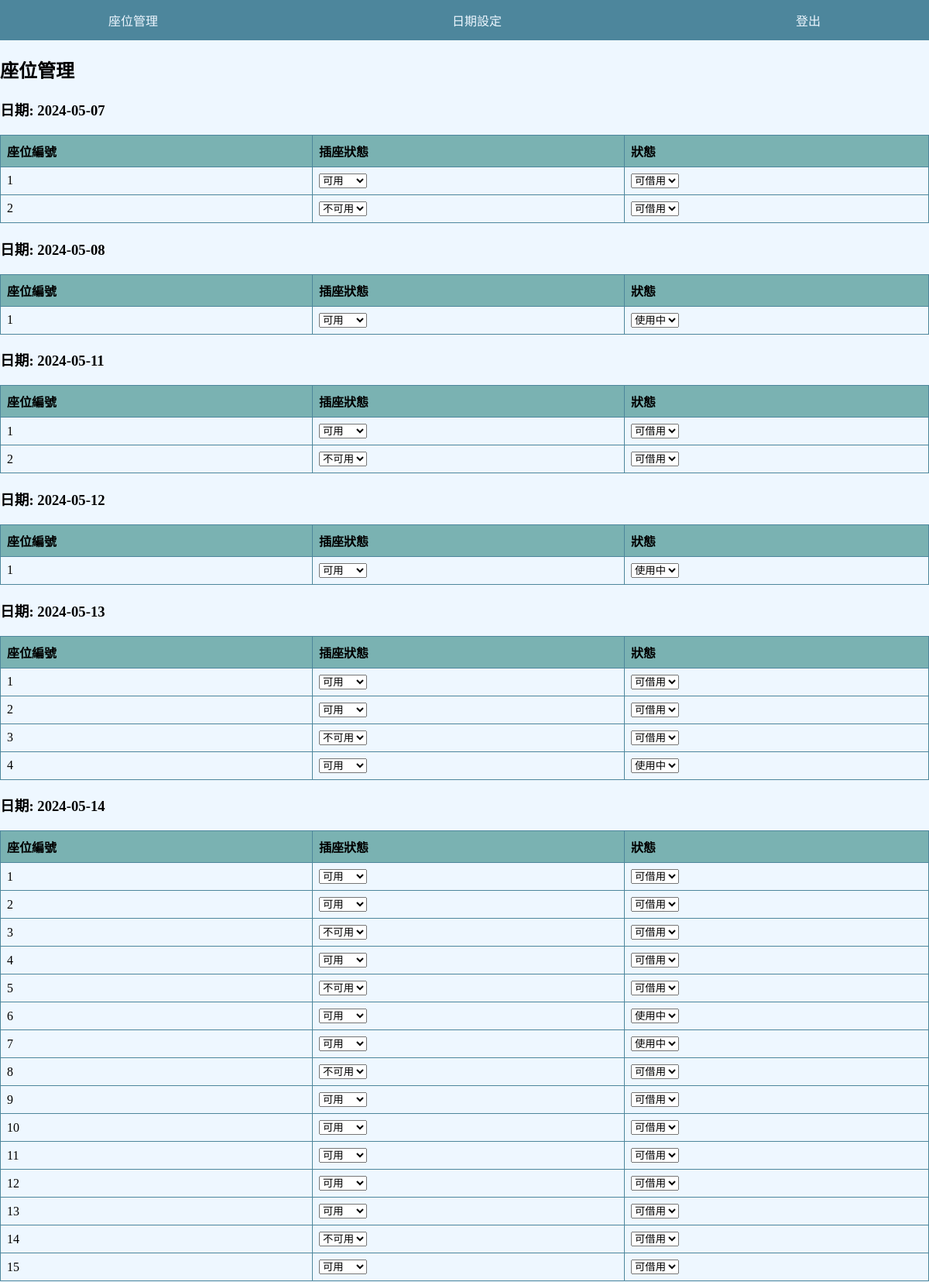
The app's page /admin_dashboard.php (signed in, upper part) with its own data.
### tables this page shows
CREATE TABLE `seat` (
  `seat_id` int(11) NOT NULL,
  `seat_num` int(11) NOT NULL,
  `date` date NOT NULL,
  `socket` tinyint(1) NOT NULL,
  `status` tinyint(1) NOT NULL
);

### admin_dashboard.php (the view, shortened to what this page needs)
<!DOCTYPE html>
<html lang="zh-Hant">
<head>
    <link rel="stylesheet" href="styles.css">
</head>
<body>
    <form id="form" novalidate="novalidate" method="post">
        <nav class="navbar">
            <div class="navbar-container">
                <a href="admin_dashboard.php" id="dashboard">座位管理</a>
                <a href="date_management.php" id="management">日期設定</a>
                <a href="logout.php" id="logout">登出</a>
            </div>
        </nav>
    </form>
    <div class="seat-management-container">
        <h2>座位管理</h2>
        <div id="seatInfoContainer">
            <?php
            require_once(__DIR__ . '/dbconfig.php');
            $sql = "SELECT DISTINCT date FROM seat ORDER BY date";
            $result = $conn->query($sql);
            if ($result->num_rows > 0) {
                while($row = $result->fetch_assoc()) {
                    $date = $row["date"];
                    echo "<h3>日期: $date</h3>";
                    $sub_sql = "SELECT * FROM seat WHERE date = '$date'";
                    $sub_result = $conn->query($sub_sql);
                    if ($sub_result->num_rows > 0) {
                        echo '<div class="table-container">';
                        echo '<table>';
                        echo '<tr><th>座位編號</th><th>插座狀態</th><th>狀態</th></tr>';
                        while($sub_row = $sub_result->fetch_assoc()) {
                            echo '<tr>';
                            echo '<td>' . $sub_row["seat_num"] . '</td>';
                            echo '<td><select class="socket-status-select" data-seat-id="' . $sub_row["seat_id"] . '">
                            <option value="1" ' . ($sub_row["socket"] ? "selected" : "") . '>可用</option>
                            <option value="0" ' . (!$sub_row["socket"] ? "selected" : "") . '>不可用</option>
                        </select></td>';
                            echo '<td><select class="seat-status-select" data-seat-id="' . $sub_row["seat_id"] . '">
                            <option value="1" ' . ($sub_row["status"] ? "selected" : "") . '>可借用</option>
                            <option value="0" ' . (!$sub_row["status"] ? "selected" : "") . '>使用中</option>
                        </select></td>';
                            echo '</tr>';
                        }
                        echo '</table>';
                        echo '</div>';
                    } else {
                        echo '<p class="no-seats-info">目前無座位資訊</p>';
                    }
                }
            } else {
                echo '<p class="no-seats-info">目前無座位資訊</p>';
            }
            ?>
        </div>
    </div>
</body>
</html>

### styles.css (style rules this page uses)
body { margin: 0; padding: 0; background-color: #EEF7FF; }
.navbar { background-color: #4D869C; color: #EEF7FF; padding: 6px 0; }
.navbar-container { display: flex; justify-content: space-between; max-width: 960px; margin: 0 auto; }
.navbar-container a { color: #EEF7FF; text-decoration: none; padding: 8px 20px; border-radius: 5px; transition: background-color 0.3s; font-size: 16px; }
.table-container { margin-top: 20px; }
.table-container table { width: 100%; border-collapse: collapse; }
.table-container th, .table-container td { border: 1px solid #4D869C; padding: 8px; text-align: left; }
.table-container th { background-color: #7AB2B2; }

### records on screen
seat: seat_num "1", socket+seat_id "可用", status+seat_id "可借用"
seat: seat_num "2", socket+seat_id "不可用", status+seat_id "可借用"
seat: seat_num "1", socket+seat_id "可用", status+seat_id "使用中"
seat: seat_num "1", socket+seat_id "可用", status+seat_id "可借用"
seat: seat_num "2", socket+seat_id "不可用", status+seat_id "可借用"
seat: seat_num "1", socket+seat_id "可用", status+seat_id "使用中"
seat: seat_num "1", socket+seat_id "可用", status+seat_id "可借用"
seat: seat_num "2", socket+seat_id "可用", status+seat_id "可借用"
seat: seat_num "3", socket+seat_id "不可用", status+seat_id "可借用"
seat: seat_num "4", socket+seat_id "可用", status+seat_id "使用中"
seat: seat_num "1", socket+seat_id "可用", status+seat_id "可借用"
seat: seat_num "2", socket+seat_id "可用", status+seat_id "可借用"
seat: seat_num "3", socket+seat_id "不可用", status+seat_id "可借用"
seat: seat_num "4", socket+seat_id "可用", status+seat_id "可借用"
seat: seat_num "5", socket+seat_id "不可用", status+seat_id "可借用"
seat: seat_num "6", socket+seat_id "可用", status+seat_id "使用中"
seat: seat_num "7", socket+seat_id "可用", status+seat_id "使用中"
seat: seat_num "8", socket+seat_id "不可用", status+seat_id "可借用"
seat: seat_num "9", socket+seat_id "可用", status+seat_id "可借用"
seat: seat_num "10", socket+seat_id "可用", status+seat_id "可借用"
seat: seat_num "11", socket+seat_id "可用", status+seat_id "可借用"
seat: seat_num "12", socket+seat_id "可用", status+seat_id "可借用"
seat: seat_num "13", socket+seat_id "可用", status+seat_id "可借用"
seat: seat_num "14", socket+seat_id "不可用", status+seat_id "可借用"
seat: seat_num "15", socket+seat_id "可用", status+seat_id "可借用"

### other values on screen
$date "2024-05-07"
$date "2024-05-08"
$date "2024-05-11"
$date "2024-05-12"
$date "2024-05-13"
$date "2024-05-14"
